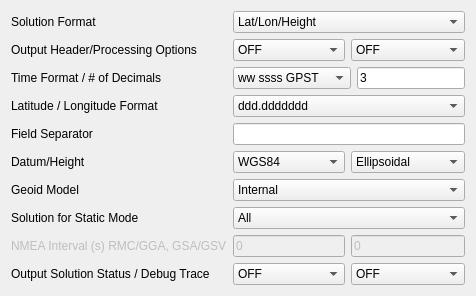
     <widget class="QWidget" name="TabSheet3">
      <property name="toolTip">
       <string/>
      </property>
      <attribute name="title">
       <string>O&amp;utput</string>
      </attribute>
      <layout class="QGridLayout" name="gridLayout_3">
       <item row="0" column="0">
        <widget class="QLabel" name="LabelSolFormat">
         <property name="enabled">
          <bool>true</bool>
         </property>
         <property name="toolTip">
          <string/>
         </property>
         <property name="text">
          <string>Solution Format</string>
         </property>
        </widget>
       </item>
       <item row="0" column="1" colspan="3">
        <widget class="QComboBox" name="SolFormat">
         <property name="enabled">
          <bool>true</bool>
         </property>
         <property name="toolTip">
          <string/>
         </property>
         <item>
          <property name="text">
           <string>Lat/Lon/Height</string>
          </property>
         </item>
         <item>
          <property name="text">
           <string>X/Y/Z-ECEF</string>
          </property>
         </item>
         <item>
          <property name="text">
           <string>E/N/U-Baseline</string>
          </property>
         </item>
         <item>
          <property name="text">
           <string>NMEA0183</string>
          </property>
         </item>
        </widget>
       </item>
       <item row="1" column="0">
        <widget class="QLabel" name="Label20">
         <property name="enabled">
          <bool>true</bool>
         </property>
         <property name="toolTip">
          <string/>
         </property>
         <property name="text">
          <string>Output Header/Processing Options</string>
         </property>
        </widget>
       </item>
       <item row="1" column="1">
        <widget class="QComboBox" name="OutputHead">
         <property name="enabled">
          <bool>true</bool>
         </property>
         <property name="toolTip">
          <string/>
         </property>
         <item>
          <property name="text">
           <string>OFF</string>
          </property>
         </item>
         <item>
          <property name="text">
           <string>ON</string>
          </property>
         </item>
        </widget>
       </item>
       <item row="1" column="2" colspan="2">
        <widget class="QComboBox" name="OutputOpt">
         <property name="enabled">
          <bool>true</bool>
         </property>
         <property name="toolTip">
          <string/>
         </property>
         <item>
          <property name="text">
           <string>OFF</string>
          </property>
         </item>
         <item>
          <property name="text">
           <string>ON</string>
          </property>
         </item>
        </widget>
       </item>
       <item row="2" column="0">
        <widget class="QLabel" name="LabelTimeFormat">
         <property name="enabled">
          <bool>true</bool>
         </property>
         <property name="toolTip">
          <string/>
         </property>
         <property name="text">
          <string>Time Format / # of Decimals</string>
         </property>
        </widget>
       </item>
       <item row="2" column="1" colspan="2">
        <widget class="QComboBox" name="TimeFormat">
         <property name="enabled">
          <bool>true</bool>
         </property>
         <property name="toolTip">
          <string/>
         </property>
         <item>
          <property name="text">
           <string>ww ssss GPST</string>
          </property>
         </item>
         <item>
          <property name="text">
           <string>hh:mm:ss GPST</string>
          </property>
         </item>
         <item>
          <property name="text">
           <string>hh:mm:ss UTC</string>
          </property>
         </item>
         <item>
          <property name="text">
           <string>hh:mm:ss JST</string>
          </property>
         </item>
        </widget>
       </item>
       <item row="2" column="3">
        <widget class="QLineEdit" name="TimeDecimal">
         <property name="enabled">
          <bool>true</bool>
         </property>
         <property name="toolTip">
          <string/>
         </property>
         <property name="text">
          <string>3</string>
         </property>
        </widget>
       </item>
       <item row="3" column="0">
        <widget class="QLabel" name="LabelLatLonFormat">
         <property name="enabled">
          <bool>true</bool>
         </property>
         <property name="toolTip">
          <string/>
         </property>
         <property name="text">
          <string>Latitude / Longitude Format</string>
         </property>
        </widget>
       </item>
       <item row="3" column="1" colspan="3">
        <widget class="QComboBox" name="LatLonFormat">
         <property name="enabled">
          <bool>true</bool>
         </property>
         <property name="toolTip">
          <string/>
         </property>
         <item>
          <property name="text">
           <string>ddd.ddddddd</string>
          </property>
         </item>
         <item>
          <property name="text">
           <string>ddd mm ss.sss</string>
          </property>
         </item>
        </widget>
       </item>
       <item row="4" column="0">
        <widget class="QLabel" name="LabelFieldSep">
         <property name="enabled">
          <bool>true</bool>
         </property>
         <property name="toolTip">
          <string/>
         </property>
         <property name="text">
          <string>Field Separator</string>
         </property>
        </widget>
       </item>
       <item row="4" column="1" colspan="3">
        <widget class="QLineEdit" name="FieldSep">
         <property name="enabled">
          <bool>true</bool>
         </property>
         <property name="toolTip">
          <string/>
         </property>
         <property name="text">
          <string/>
         </property>
        </widget>
       </item>
       <item row="5" column="0">
        <widget class="QLabel" name="Label2">
         <property name="enabled">
          <bool>true</bool>
         </property>
         <property name="toolTip">
          <string/>
         </property>
         <property name="text">
          <string>Datum/Height</string>
         </property>
        </widget>
       </item>
       <item row="5" column="1">
        <widget class="QComboBox" name="OutputDatum">
         <property name="enabled">
          <bool>true</bool>
         </property>
         <property name="toolTip">
          <string/>
         </property>
         <item>
          <property name="text">
           <string>WGS84</string>
          </property>
         </item>
        </widget>
       </item>
       <item row="5" column="2" colspan="2">
        <widget class="QComboBox" name="OutputHeight">
         <property name="enabled">
          <bool>true</bool>
         </property>
         <property name="toolTip">
          <string/>
         </property>
         <item>
          <property name="text">
           <string>Ellipsoidal</string>
          </property>
         </item>
         <item>
          <property name="text">
           <string>Geodetic</string>
          </property>
         </item>
        </widget>
       </item>
       <item row="6" column="0">
        <widget class="QLabel" name="Label18">
         <property name="enabled">
          <bool>true</bool>
         </property>
         <property name="toolTip">
          <string/>
         </property>
         <property name="text">
          <string>Geoid Model</string>
         </property>
        </widget>
       </item>
       <item row="6" column="1" colspan="3">
        <widget class="QComboBox" name="OutputGeoid">
         <property name="enabled">
          <bool>true</bool>
         </property>
         <property name="toolTip">
          <string/>
         </property>
         <item>
          <property name="text">
           <string>Internal</string>
          </property>
         </item>
         <item>
          <property name="text">
           <string>EGM96-BE 15&quot;</string>
          </property>
         </item>
         <item>
          <property name="text">
           <string>EGM2008-SE 2.5&quot;</string>
          </property>
         </item>
         <item>
          <property name="text">
           <string>EGM2008-SE 1.0&quot;</string>
          </property>
         </item>
         <item>
          <property name="text">
           <string>GSI2000 1x1.5&quot;</string>
          </property>
         </item>
        </widget>
       </item>
       <item row="7" column="0">
        <widget class="QLabel" name="Label31">
         <property name="enabled">
          <bool>true</bool>
         </property>
         <property name="toolTip">
          <string/>
         </property>
         <property name="text">
          <string>Solution for Static Mode</string>
         </property>
        </widget>
       </item>
       <item row="7" column="1" colspan="3">
        <widget class="QComboBox" name="SolStatic">
         <property name="enabled">
          <bool>true</bool>
         </property>
         <property name="toolTip">
          <string/>
         </property>
         <item>
          <property name="text">
           <string>All</string>
          </property>
         </item>
         <item>
          <property name="text">
           <string>Single</string>
          </property>
         </item>
        </widget>
       </item>
       <item row="8" column="0">
        <widget class="QLabel" name="Label21">
         <property name="enabled">
          <bool>false</bool>
         </property>
         <property name="toolTip">
          <string/>
         </property>
         <property name="text">
          <string>NMEA Interval (s) RMC/GGA, GSA/GSV</string>
         </property>
        </widget>
       </item>
       <item row="8" column="1">
        <widget class="QLineEdit" name="NmeaIntv1">
         <property name="enabled">
          <bool>false</bool>
         </property>
         <property name="toolTip">
          <string/>
         </property>
         <property name="text">
          <string>0</string>
         </property>
        </widget>
       </item>
       <item row="8" column="2" colspan="2">
        <widget class="QLineEdit" name="NmeaIntv2">
         <property name="enabled">
          <bool>false</bool>
         </property>
         <property name="toolTip">
          <string/>
         </property>
         <property name="text">
          <string>0</string>
         </property>
        </widget>
       </item>
       <item row="9" column="0">
        <widget class="QLabel" name="Label36">
         <property name="enabled">
          <bool>true</bool>
         </property>
         <property name="toolTip">
          <string/>
         </property>
         <property name="text">
          <string>Output Solution Status / Debug Trace</string>
         </property>
        </widget>
       </item>
       <item row="9" column="1">
        <widget class="QComboBox" name="DebugStatus">
         <property name="enabled">
          <bool>true</bool>
         </property>
         <property name="toolTip">
          <string/>
         </property>
         <item>
          <property name="text">
           <string>OFF</string>
          </property>
         </item>
         <item>
          <property name="text">
           <string>State</string>
          </property>
         </item>
         <item>
          <property name="text">
           <string>Residuals</string>
          </property>
         </item>
        </widget>
       </item>
       <item row="9" column="2" colspan="2">
        <widget class="QComboBox" name="DebugTrace">
         <property name="enabled">
          <bool>true</bool>
         </property>
         <property name="toolTip">
          <string/>
         </property>
         <item>
          <property name="text">
           <string>OFF</string>
          </property>
         </item>
         <item>
          <property name="text">
           <string>Level1</string>
          </property>
         </item>
         <item>
          <property name="text">
           <string>Level2</string>
          </property>
         </item>
         <item>
          <property name="text">
           <string>Level3</string>
          </property>
         </item>
         <item>
          <property name="text">
           <string>Level4</string>
          </property>
         </item>
         <item>
          <property name="text">
           <string>Level5</string>
          </property>
         </item>
        </widget>
       </item>
      </layout>
     </widget>
